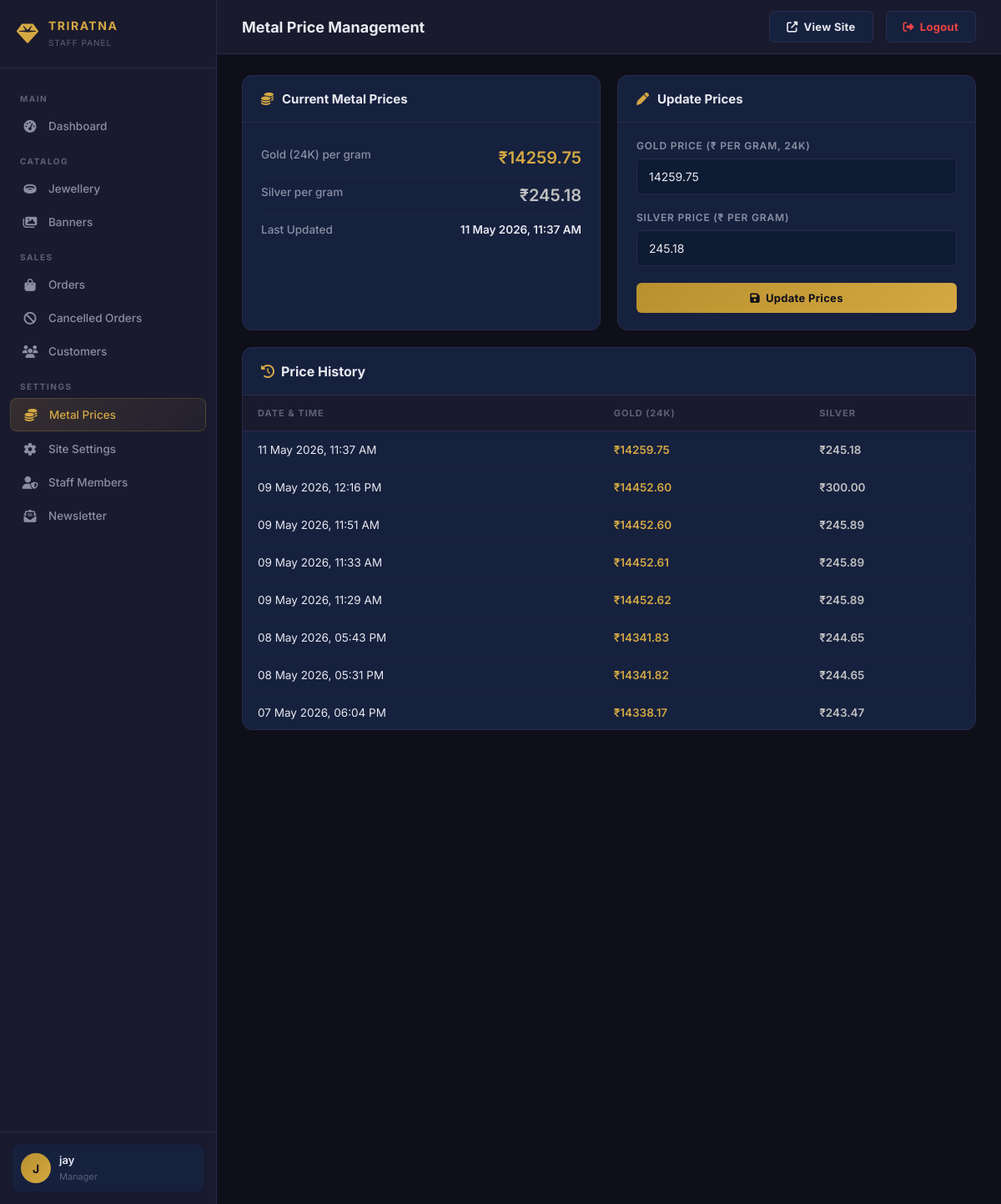
/staff-admin/metal-price/ (signed in), run on the app's committed database.
### main/models.py (models this page shows, shortened)
class StaffUser(models.Model):
    ROLE_CHOICES = [
        ('manager', 'Manager'),
        ('sales', 'Sales Staff'),
        ('inventory', 'Inventory Staff'),
    ]
    name = models.CharField(max_length=100)
    email = models.EmailField(unique=True)
    password = models.CharField(max_length=255)
    role = models.CharField(max_length=20, choices=ROLE_CHOICES, default='sales')
    is_active = models.BooleanField(default=True)
    created_at = models.DateTimeField(auto_now_add=True)

class MetalPrice(models.Model):
    gold_price = models.DecimalField(max_digits=10, decimal_places=2)
    silver_price = models.DecimalField(max_digits=10, decimal_places=2)
    updated_at = models.DateTimeField(auto_now=True)

### main/staff_views.py (the view)
    def wrapper(request, *args, **kwargs):
        staff = get_staff_user(request)
        if not staff:
            messages.error(request, "Please login to access the admin panel.")
            return redirect('login')
        request.staff_user = staff
        return view_func(request, *args, **kwargs)

### main/staff_views.py (called while the page is built, shortened)
def get_staff_user(request):
    staff_id = request.session.get('staff_id')
    if staff_id:
        try:
            return StaffUser.objects.get(id=staff_id, is_active=True)
        except StaffUser.DoesNotExist:
            return None
    return None

def staff_required(view_func):
    def wrapper(request, *args, **kwargs):
        staff = get_staff_user(request)
        if not staff:
            messages.error(request, "Please login to access the admin panel.")
            return redirect('login')
        request.staff_user = staff
        return view_func(request, *args, **kwargs)
    return wrapper

@staff_required
def staff_metal_price(request):
    prices = MetalPrice.objects.order_by('-updated_at')[:20]
    latest = MetalPrice.objects.last()
    context = {
        'active_page': 'metal_price',
        'staff': request.staff_user,
        'prices': prices,
        'latest': latest,
    }
    return render(request, 'staff_admin/metal_price.html', context)

### templates/staff_admin/metal_price.html (shortened to what this page needs)
{% extends 'staff_admin/base.html' %}
{% block page_title %}Metal Price Management{% endblock %}
{% block content %}
<div class="detail-grid">
    <div class="detail-card">
        <div class="detail-header">
            <i class="fa-solid fa-coins"></i> Current Metal Prices
        </div>
        <div class="detail-body">
            {% if latest %}
            <div class="detail-row">
                <span class="detail-label">Gold (24K) per gram</span>
                <span class="detail-value" style="color:var(--gold);font-size:20px;">₹{{ latest.gold_price|floatformat:2 }}</span>
            </div>
            <div class="detail-row">
                <span class="detail-label">Silver per gram</span>
                <span class="detail-value" style="color:#C0C0C0;font-size:20px;">₹{{ latest.silver_price|floatformat:2 }}</span>
            </div>
            <div class="detail-row">
                <span class="detail-label">Last Updated</span>
                <span class="detail-value">{{ latest.updated_at|date:"d M Y, h:i A" }}</span>
            </div>
            {% else %}
            <div class="table-empty">
                <i class="fa-solid fa-coins"></i>
                <p>No prices set yet</p>
            </div>
            {% endif %}
        </div>
    </div>
    <div class="detail-card">
        <div class="detail-header">
            <i class="fa-solid fa-pen"></i> Update Prices
        </div>
        <div class="detail-body">
            <form method="POST">
                <div class="form-group">
                    <label>Gold Price (₹ per gram, 24K)</label>
                    <input type="number" name="gold_price" step="0.01" value="{{ latest.gold_price|default:'0' }}" required>
                </div>
                <div class="form-group">
                    <label>Silver Price (₹ per gram)</label>
                    <input type="number" name="silver_price" step="0.01" value="{{ latest.silver_price|default:'0' }}" required>
                </div>
                <button type="submit" class="action-btn btn-gold" style="width:100%;justify-content:center;">
                    <i class="fa-solid fa-save"></i> Update Prices
                </button>
            </form>
        </div>
    </div>
</div>
<div class="data-section" style="margin-top:20px;">
    <div class="data-header">
        <h3><i class="fa-solid fa-clock-rotate-left" style="color:var(--gold);margin-right:8px;"></i>Price History</h3>
    </div>
    <div class="price-history">
        <table class="data-table">
            <thead>
                <tr>
                    <th>Date & Time</th>
                    <th>Gold (24K)</th>
                    <th>Silver</th>
                </tr>
            </thead>
            <tbody>
                {% for price in prices %}
                <tr>
                    <td>{{ price.updated_at|date:"d M Y, h:i A" }}</td>
                    <td style="color:var(--gold);font-weight:600;">₹{{ price.gold_price|floatformat:2 }}</td>
                    <td style="color:#C0C0C0;font-weight:600;">₹{{ price.silver_price|floatformat:2 }}</td>
                </tr>
                {% endfor %}
            </tbody>
        </table>
    </div>
</div>
{% endblock %}

### templates/staff_admin/base.html (shortened to what this page needs)
{% load static %}
<!DOCTYPE html>
<html lang="en">
<head>
    <link rel="stylesheet" href="https://cdnjs.cloudflare.com/ajax/libs/font-awesome/6.5.1/css/all.min.css">
    <link rel="stylesheet" href="{% static 'css/staff_admin.css' %}?v=1.0">
</head>
<body>
    <div class="admin-layout">
        <aside class="admin-sidebar" id="adminSidebar">
            <div class="sidebar-brand">
                <i class="fa-solid fa-gem"></i>
                <div class="brand-text">
                    <h3>TRIRATNA</h3>
                    <span>Staff Panel</span>
                </div>
            </div>
            <nav class="sidebar-nav">
                <div class="nav-section-title">Main</div>
                <a href="{% url 'staff_dashboard' %}" class="nav-item {% if active_page == 'dashboard' %}active{% endif %}">
                    <i class="fa-solid fa-gauge-high"></i> Dashboard
                </a>
                <div class="nav-section-title">Catalog</div>
                <a href="{% url 'staff_jewellery_list' %}" class="nav-item {% if active_page == 'jewellery' %}active{% endif %}">
                    <i class="fa-solid fa-ring"></i> Jewellery
                </a>
                <a href="{% url 'staff_banner_list' %}" class="nav-item {% if active_page == 'banners' %}active{% endif %}">
                    <i class="fa-solid fa-images"></i> Banners
                </a>
                <div class="nav-section-title">Sales</div>
                <a href="{% url 'staff_order_list' %}" class="nav-item {% if active_page == 'orders' %}active{% endif %}">
                    <i class="fa-solid fa-bag-shopping"></i> Orders
                </a>
                <a href="{% url 'staff_cancelled_orders' %}" class="nav-item {% if active_page == 'cancelled' %}active{% endif %}">
                    <i class="fa-solid fa-ban"></i> Cancelled Orders
                </a>
                <a href="{% url 'staff_customer_list' %}" class="nav-item {% if active_page == 'customers' %}active{% endif %}">
                    <i class="fa-solid fa-users"></i> Customers
                </a>
                <div class="nav-section-title">Settings</div>
                <a href="{% url 'staff_metal_price' %}" class="nav-item {% if active_page == 'metal_price' %}active{% endif %}">
                    <i class="fa-solid fa-coins"></i> Metal Prices
                </a>
                <a href="{% url 'staff_site_settings' %}" class="nav-item {% if active_page == 'settings' %}active{% endif %}">
                    <i class="fa-solid fa-gear"></i> Site Settings
                </a>
                <a href="{% url 'staff_manage_list' %}" class="nav-item {% if active_page == 'staff' %}active{% endif %}">
                    <i class="fa-solid fa-user-shield"></i> Staff Members
                </a>
                <a href="{% url 'staff_newsletter_list' %}" class="nav-item {% if active_page == 'newsletter' %}active{% endif %}">
                    <i class="fa-solid fa-envelope-open-text"></i> Newsletter
                </a>
            </nav>
            <div class="sidebar-footer">
                <div class="sidebar-user">
                    <div class="user-avatar">{{ request.session.staff_name|first|upper }}</div>
                    <div class="user-info">
                        <h4>{{ request.session.staff_name }}</h4>
                        <span>{{ request.session.staff_role }}</span>
                    </div>
                </div>
            </div>
        </aside>
        <main class="admin-main">
            <header class="admin-header">
                <div style="display:flex;align-items:center;gap:12px;">
                    <h2 class="page-title">{% block page_title %}Dashboard{% endblock %}</h2>
                </div>
                <div class="header-actions">
                    <a href="{% url 'home' %}" class="action-btn btn-outline" target="_blank">
                        <i class="fa-solid fa-external-link-alt"></i> View Site
                    </a>
                    <a href="{% url 'staff_logout' %}" class="action-btn btn-outline" style="color:var(--accent-red);border-color:rgba(239,68,68,0.3);">
                        <i class="fa-solid fa-right-from-bracket"></i> Logout
                    </a>
                </div>
            </header>
            <div class="admin-content">
                {% block content %}{% endblock %}
            </div>
        </main>
    </div>
</body>
</html>

### data on the page
StaffUser: session.staff_name "jay", session.staff_role "Manager"
MetalPrice: gold_price "14259.75", silver_price "245.18", updated_at "11 May 2026, 11:37 AM"
MetalPrice: updated_at "09 May 2026, 12:16 PM", gold_price "14452.60", silver_price "300.00"
MetalPrice: updated_at "09 May 2026, 11:51 AM", gold_price "14452.60", silver_price "245.89"
MetalPrice: updated_at "09 May 2026, 11:33 AM", gold_price "14452.61", silver_price "245.89"
MetalPrice: updated_at "09 May 2026, 11:29 AM", gold_price "14452.62", silver_price "245.89"
MetalPrice: updated_at "08 May 2026, 05:43 PM", gold_price "14341.83", silver_price "244.65"
MetalPrice: updated_at "08 May 2026, 05:31 PM", gold_price "14341.82", silver_price "244.65"
MetalPrice: updated_at "07 May 2026, 06:04 PM", gold_price "14338.17", silver_price "243.47"

### other printed values
{{ request.session.staff_name|first|upper }} "J"
